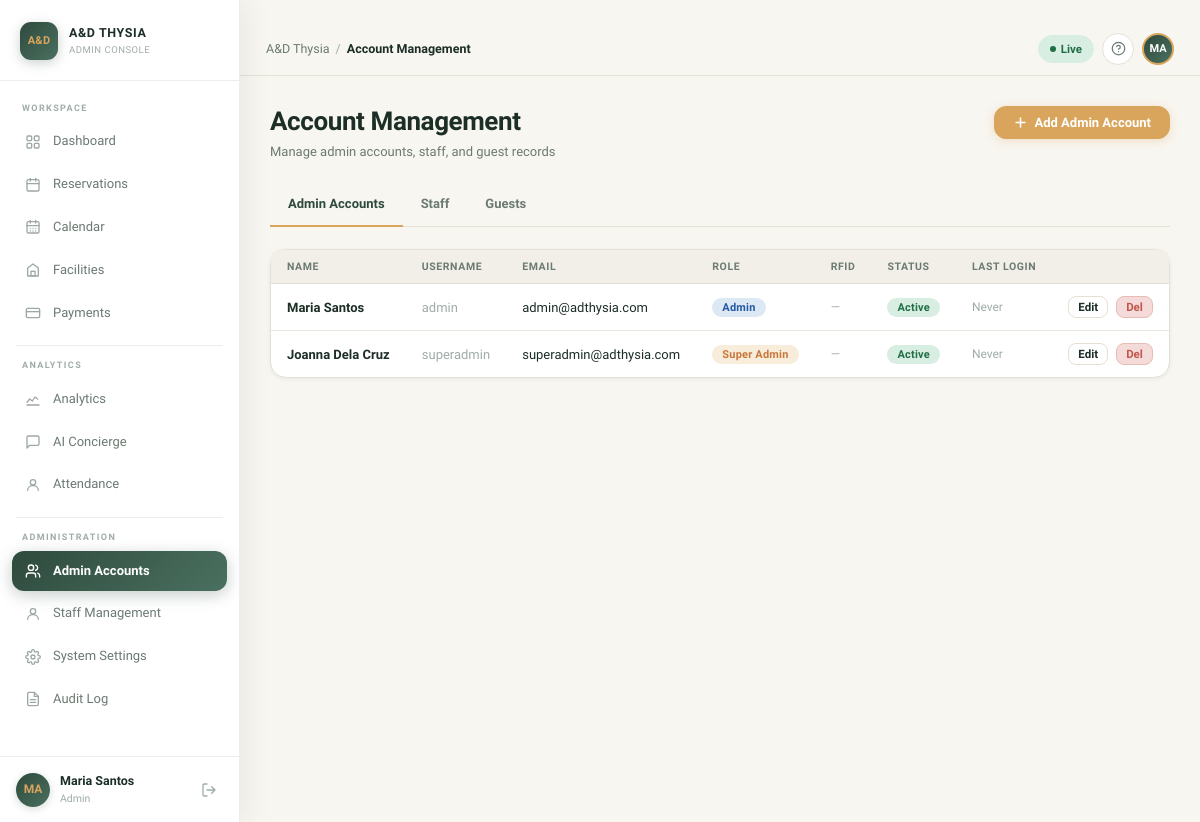
/accounts/ (signed in), run on the app's committed database.
### app/models.py (models this page shows, shortened)
class Account(UserMixin, db.Model):
    __tablename__ = 'accounts'
    id = db.Column(db.Integer, primary_key=True)
    username = db.Column(db.String(64), unique=True, nullable=False)
    email = db.Column(db.String(120), unique=True, nullable=False)
    password_hash = db.Column(db.String(256), nullable=False)
    first_name = db.Column(db.String(64), nullable=False)
    last_name = db.Column(db.String(64), nullable=False)
    role = db.Column(db.String(32), nullable=False, default='admin')  # admin, super_admin, staff, guest
    rfid_tag = db.Column(db.String(64), unique=True, nullable=True)
    status = db.Column(db.String(16), default='active')  # active, disabled
    created_at = db.Column(db.DateTime, default=datetime.utcnow)
    last_login = db.Column(db.DateTime, nullable=True)
    staff_profile = db.relationship(
        'Staff', backref='account', uselist=False,
        foreign_keys='Staff.account_id'
    )
    guest_profile = db.relationship(
        'Guest', backref='account', uselist=False,
        foreign_keys='Guest.account_id'
    )
    @property
    def full_name(self):
        return f"{self.first_name} {self.last_name}"
    @property
    def is_admin(self):
        return self.role in ('admin', 'super_admin')

### app/blueprints/accounts/routes.py (the view)
@accounts_bp.route('/')
@login_required
@admin_required
def index():
    tab = request.args.get('tab', 'admins')
    if tab not in ('admins', 'staff', 'guests'):
        tab = 'admins'
    page = request.args.get('page', 1, type=int)
    admin_accounts = Account.query.filter(
        Account.role.in_(['admin', 'super_admin'])
    ).order_by(Account.created_at.desc()).all()
    PER_PAGE_STAFF = 20
    staff_base = (
        select(Account, Staff)
        .outerjoin(Staff, Staff.account_id == Account.id)
        .where(Account.role == 'staff')
        .order_by(Account.first_name, Account.last_name)
    )
    staff_total = db.session.execute(
        select(func.count()).select_from(
            Account
        ).where(Account.role == 'staff')
    ).scalar() or 0
    staff_rows = db.session.execute(
        staff_base.offset((page - 1) * PER_PAGE_STAFF).limit(PER_PAGE_STAFF)
    ).all()
    staff_accounts = _Pagination(staff_rows, staff_total, page, PER_PAGE_STAFF)
    PER_PAGE_GUESTS = 10
    guest_base = (
        select(Account, Guest)
        .outerjoin(Guest, Guest.account_id == Account.id)
        .where(Account.role == 'guest')
        .order_by(Account.first_name, Account.last_name)
    )
    guest_total = db.session.execute(
        select(func.count()).select_from(
            Account
        ).where(Account.role == 'guest')
    ).scalar() or 0
    guest_rows = db.session.execute(
        guest_base.offset((page - 1) * PER_PAGE_GUESTS).limit(PER_PAGE_GUESTS)
    ).all()
    guest_accounts = _Pagination(guest_rows, guest_total, page, PER_PAGE_GUESTS)
    return render_template(
        'accounts/index.html',
        admin_accounts=admin_accounts,
        staff_accounts=staff_accounts,
        guest_accounts=guest_accounts,
        tab=tab,
    )

### app/models.py (called while the page is built)
@login_manager.user_loader
def load_user(user_id):
    return Account.query.get(int(user_id))

### app/templates/accounts/index.html (shortened to what this page needs)
﻿{% extends "base.html" %}
{% block breadcrumb %}Account Management{% endblock %}
{% block content %}
<div class="page-header">
    <div class="page-header-left">
        <h1 class="page-title">Account Management</h1>
        <p class="page-subtitle">Manage admin accounts, staff, and guest records</p>
    </div>
    <div class="page-actions">
        <button onclick="openModal('addAccountModal')" class="btn btn-primary">
            <svg width="15" height="15" fill="none" viewBox="0 0 24 24"><path d="M12 5v14M5 12h14" stroke="currentColor" stroke-width="2.5" stroke-linecap="round"/></svg>
            Add Admin Account
        </button>
    </div>
</div>
<div class="tabs">
    <a href="{{ url_for('accounts.index', tab='admins') }}" class="tab {% if tab == 'admins' %}active{% endif %}">Admin Accounts</a>
    <a href="{{ url_for('accounts.index', tab='staff') }}" class="tab {% if tab == 'staff' %}active{% endif %}">Staff</a>
    <a href="{{ url_for('accounts.index', tab='guests') }}" class="tab {% if tab == 'guests' %}active{% endif %}">Guests</a>
</div>
{% if tab == 'admins' %}
<div class="card">
    <div class="table-wrap">
        <table>
            <thead>
                <tr>
                    <th>Name</th>
                    <th>Username</th>
                    <th>Email</th>
                    <th>Role</th>
                    <th>RFID</th>
                    <th>Status</th>
                    <th>Last Login</th>
                    <th></th>
                </tr>
            </thead>
            <tbody>
                {% for acct in admin_accounts %}
                <tr>
                    <td class="font-semibold">{{ acct.full_name }}</td>
                    <td class="text-muted">{{ acct.username }}</td>
                    <td>{{ acct.email }}</td>
                    <td>
                        {% if acct.role == 'super_admin' %}
                        <span class="badge badge-gold">Super Admin</span>
                        {% else %}
                        <span class="badge badge-info">Admin</span>
                        {% endif %}
                    </td>
                    <td class="text-muted" style="font-size:12px;">{{ acct.rfid_tag or '—' }}</td>
                    <td><span class="badge badge-{{ acct.status }}">{{ acct.status.title() }}</span></td>
                    <td class="text-muted" style="font-size:12px;">{{ acct.last_login.strftime('%b %d, %H:%M') if acct.last_login else 'Never' }}</td>
                    <td>
                        <div class="flex gap-8">
                            <button onclick="openEditAccount({{ acct.id }}, '{{ acct.full_name|e }}', '{{ acct.email|e }}', '{{ acct.role }}', '{{ acct.status }}', '{{ acct.rfid_tag or '' }}')"
                                    class="btn btn-xs btn-secondary">Edit</button>
                            <form method="POST" action="{{ url_for('accounts.delete_account', id=acct.id) }}"
                                  data-confirm="Delete account '{{ acct.username }}'? This cannot be undone.">
                                <button type="submit" class="btn btn-xs btn-danger">Del</button>
                            </form>
                        </div>
                    </td>
                </tr>
                {% else %}
                <tr><td colspan="8" class="text-center text-muted" style="padding:36px;">No accounts found.</td></tr>
                {% endfor %}
            </tbody>
        </table>
    </div>
</div>
{% endif %}
{% endblock %}

### app/templates/base.html (shortened to what this page needs)
<!DOCTYPE html>
<html lang="en">
<head>
    <link rel="stylesheet" href="{{ url_for('static', filename='css/main.css') }}">
</head>
<body>
{% if current_user.is_authenticated %}
<aside class="sidebar" id="sidebar">
    <div class="sidebar-logo">
        <div class="logo-chip">A&amp;D</div>
        <div class="logo-text">
            <span class="logo-title">A&amp;D THYSIA</span>
            <span class="logo-sub">Admin Console</span>
        </div>
    </div>
    <nav class="sidebar-nav">
        <div class="nav-section-label">Workspace</div>
        <ul class="nav-list">
            <li>
                <a href="{{ url_for('admin.overview') }}"
                   class="nav-item {% if request.endpoint == 'admin.overview' %}active{% endif %}">
                    <span class="nav-icon">
                    </span>
                    Dashboard
                </a>
            </li>
            <li>
                <a href="{{ url_for('reservations.index') }}"
                   class="nav-item {% if request.blueprint == 'reservations' %}active{% endif %}">
                    <span class="nav-icon">
                        <svg width="16" height="16" fill="none" viewBox="0 0 24 24">
                            <rect x="3" y="4" width="18" height="17" rx="2" stroke="currentColor" stroke-width="2"/>
                            <path d="M16 2v4M8 2v4M3 10h18" stroke="currentColor" stroke-width="2" stroke-linecap="round"/>
                        </svg>
                    </span>
                    Reservations
                </a>
            </li>
            <li>
                <a href="{{ url_for('admin.calendar') }}"
                   class="nav-item {% if request.endpoint == 'admin.calendar' %}active{% endif %}">
                    <span class="nav-icon">
                    </span>
                    Calendar
                </a>
            </li>
            <li>
                <a href="{{ url_for('facilities.index') }}"
                   class="nav-item {% if request.blueprint == 'facilities' %}active{% endif %}">
                    <span class="nav-icon">
                        <svg width="16" height="16" fill="none" viewBox="0 0 24 24">
                            <path d="M12 3L4 9v12h16V9L12 3z" stroke="currentColor" stroke-width="2" stroke-linejoin="round"/>
                            <rect x="9" y="14" width="6" height="7" stroke="currentColor" stroke-width="2"/>
                        </svg>
                    </span>
                    Facilities
                </a>
            </li>
            <li>
                <a href="{{ url_for('payments.index') }}"
                   class="nav-item {% if request.blueprint == 'payments' %}active{% endif %}">
                    <span class="nav-icon">
                        <svg width="16" height="16" fill="none" viewBox="0 0 24 24">
                            <rect x="2" y="5" width="20" height="14" rx="2" stroke="currentColor" stroke-width="2"/>
                            <path d="M2 10h20" stroke="currentColor" stroke-width="2"/>
                        </svg>
                    </span>
                    Payments
                </a>
            </li>
        </ul>
        <div class="nav-divider"></div>
        <div class="nav-section-label">Analytics</div>
        <ul class="nav-list">
            <li>
                <a href="{{ url_for('analytics.index') }}"
                   class="nav-item {% if request.blueprint == 'analytics' %}active{% endif %}">
                    <span class="nav-icon">
                        <svg width="16" height="16" fill="none" viewBox="0 0 24 24">
                            <path d="M3 17l4-5 4 3 4-6 4 3" stroke="currentColor" stroke-width="2" stroke-linecap="round" stroke-linejoin="round"/>
                            <path d="M3 21h18" stroke="currentColor" stroke-width="2" stroke-linecap="round"/>
                        </svg>
                    </span>
                    Analytics
                </a>
            </li>
            <li>
                <a href="{{ url_for('ai_concierge.index') }}"
                   class="nav-item {% if request.blueprint == 'ai_concierge' %}active{% endif %}">
                    <span class="nav-icon">
                        <svg width="16" height="16" fill="none" viewBox="0 0 24 24">
                            <path d="M21 15a2 2 0 01-2 2H7l-4 4V5a2 2 0 012-2h14a2 2 0 012 2z" stroke="currentColor" stroke-width="2" stroke-linejoin="round"/>
                        </svg>
                    </span>
                    AI Concierge
                </a>
            </li>
            <li>
                <a href="{{ url_for('attendance_payroll.index') }}"
                   class="nav-item {% if request.blueprint == 'attendance_payroll' %}active{% endif %}">
                    <span class="nav-icon">
                        <svg width="16" height="16" fill="none" viewBox="0 0 24 24">
                            <circle cx="12" cy="8" r="4" stroke="currentColor" stroke-width="2"/>
                            <path d="M4 20c0-4 3.6-7 8-7s8 3 8 7" stroke="currentColor" stroke-width="2" stroke-linecap="round"/>
                        </svg>
                    </span>
                    Attendance
                </a>
            </li>
        </ul>
        {% if current_user.is_admin %}
        <div class="nav-divider"></div>
        <div class="nav-section-label">Administration</div>
        <ul class="nav-list">
            <li>
                <a href="{{ url_for('accounts.index', tab='admins') }}"
                   class="nav-item {% if request.blueprint == 'accounts' and request.args.get('tab') != 'staff' and request.args.get('tab') != 'guests' %}active{% endif %}">
                    <span class="nav-icon">
                    </span>
                    Admin Accounts
                </a>
            </li>
            <li>
                <a href="{{ url_for('accounts.index', tab='staff') }}"
                   class="nav-item {% if request.blueprint == 'accounts' and request.args.get('tab') == 'staff' %}active{% endif %}">
                    <span class="nav-icon">
                        <svg width="16" height="16" fill="none" viewBox="0 0 24 24">
                            <circle cx="12" cy="8" r="4" stroke="currentColor" stroke-width="2"/>
                            <path d="M4 20c0-4 3.6-7 8-7s8 3 8 7" stroke="currentColor" stroke-width="2" stroke-linecap="round"/>
                        </svg>
                    </span>
                    Staff Management
                </a>
            </li>
            <li>
                <a href="{{ url_for('system.settings') }}"
                   class="nav-item {% if request.endpoint == 'system.settings' %}active{% endif %}">
                    <span class="nav-icon">
                    </span>
                    System Settings
                </a>
            </li>
            <li>
                <a href="{{ url_for('system.audit_log') }}"
                   class="nav-item {% if request.endpoint == 'system.audit_log' %}active{% endif %}">
                    <span class="nav-icon">
                    </span>
                    Audit Log
                </a>
            </li>
        </ul>
        {% endif %}
    </nav>
    <div class="sidebar-user">
        <div class="user-avatar">{{ current_user.full_name[:2].upper() }}</div>
        <div class="user-info">
            <span class="user-name">{{ current_user.full_name }}</span>
            <span class="user-role">{{ current_user.role.replace('_', ' ').title() }}</span>
        </div>
        <a href="{{ url_for('auth.logout') }}" class="user-menu-btn" title="Sign out"
           onclick="return confirm('Are you sure you want to sign out?')"
           style="text-decoration:none;">
            <svg width="16" height="16" fill="none" viewBox="0 0 24 24">
                <path d="M9 21H5a2 2 0 01-2-2V5a2 2 0 012-2h4M16 17l5-5-5-5M21 12H9"
                      stroke="currentColor" stroke-width="2" stroke-linecap="round" stroke-linejoin="round"/>
            </svg>
        </a>
    </div>
</aside>
<div class="main-wrapper">
    <header class="topbar">
        <div class="topbar-left">
            <nav class="breadcrumb" aria-label="Breadcrumb">
                <a href="{{ url_for('admin.overview') }}" class="breadcrumb-home">A&amp;D Thysia</a>
                <span class="breadcrumb-sep">/</span>
                <span class="breadcrumb-current">{% block breadcrumb %}Overview{% endblock %}</span>
            </nav>
        </div>
        <div class="topbar-right">
            <span class="live-pill">
                <span class="live-dot"></span> Live
            </span>
            <button class="topbar-icon-btn" title="Help" aria-label="Help">
                <svg width="15" height="15" fill="none" viewBox="0 0 24 24">
                    <circle cx="12" cy="12" r="10" stroke="currentColor" stroke-width="2"/>
                    <path d="M9 9a3 3 0 015.83 1c0 2-3 3-3 3" stroke="currentColor" stroke-width="2" stroke-linecap="round"/>
                    <circle cx="12" cy="17" r="1" fill="currentColor"/>
                </svg>
            </button>
            <div class="topbar-avatar">{{ current_user.full_name[:2].upper() }}</div>
        </div>
    </header>
    <main class="main-content">
        {% block content %}{% endblock %}
    </main>
</div>
{% else %}
{% block auth_content %}{% endblock %}
{% endif %}
</body>
</html>

### data on the page
Account: first_name+last_name "MA", full_name "Maria Santos", role.replace "Admin", username "admin", email "admin@adthysia.com", rfid_tag "—", status "Active", last_login "Never"
Account: full_name "Joanna Dela Cruz", username "superadmin", email "superadmin@adthysia.com", role "Super Admin", rfid_tag "—", status "Active", last_login "Never"
